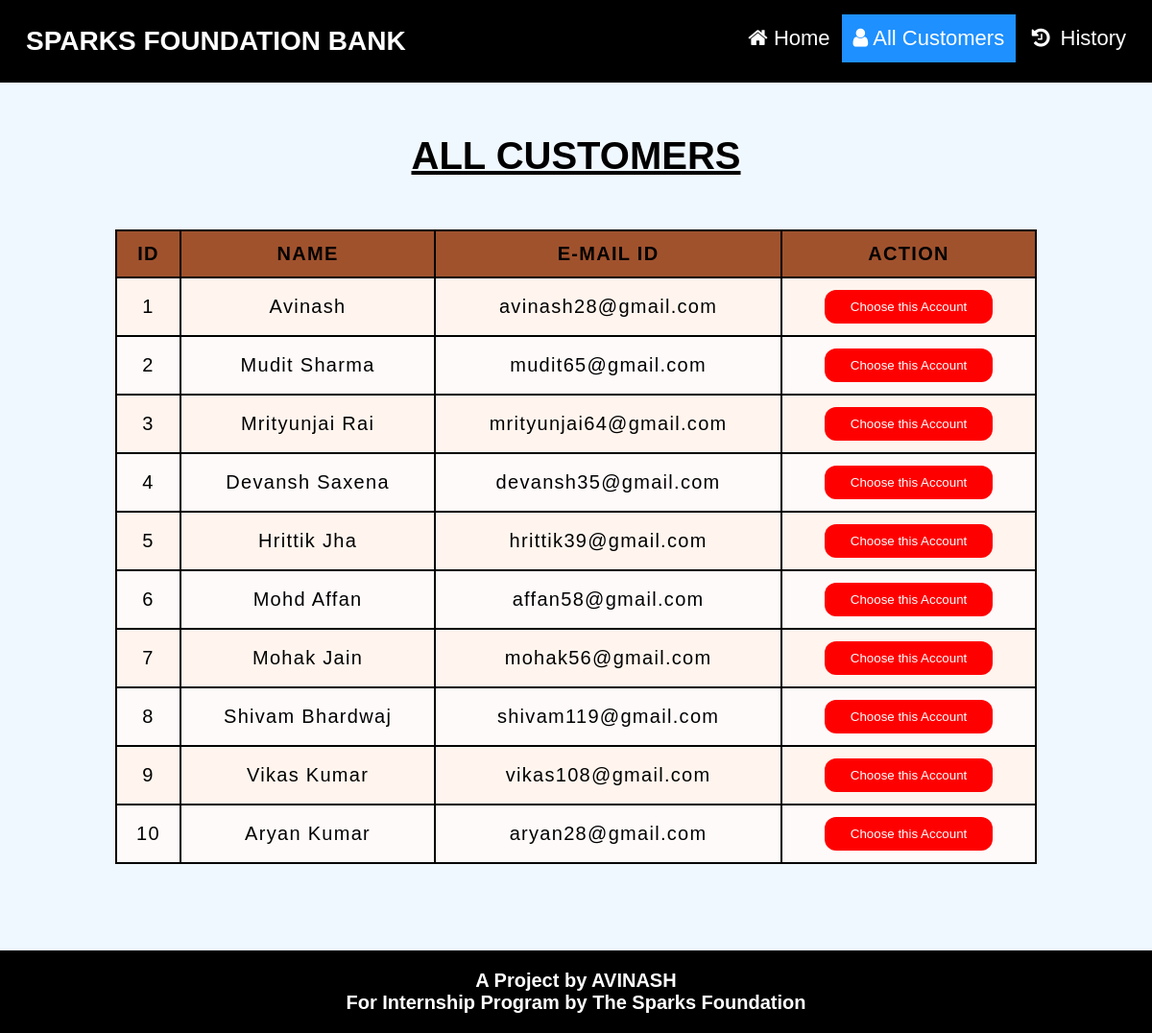
/transfer.php, run on the app's committed database.
### tables this page shows
CREATE TABLE `customers` (
  `id` int(11) NOT NULL,
  `name` varchar(255) NOT NULL,
  `email` varchar(255) NOT NULL,
  `balance` int(11) NOT NULL
);

### transfer.php (the view, shortened to what this page needs)
<!DOCTYPE html>
<html>
	<head>
        <link rel="stylesheet" type="text/css" href="css/headfoot.css">
		<link rel="stylesheet" type="text/css" href="css/table.css">
	    <link rel="stylesheet" href="https://cdnjs.cloudflare.com/ajax/libs/font-awesome/4.7.0/css/font-awesome.min.css">
	</head>
	<body bgcolor = #F0F8FF>
		<?php
			include 'connection.php';
			$sql = "SELECT * FROM customers";
			$res = mysqli_query($con,$sql);
		?>
		<center>
			<div class = "header">
				<a href = "index.php" class = "logo"> SPARKS FOUNDATION BANK</a>
				<div class = "header-right">
					<a href = "index.php"><i class="fa fa-home"></i> Home</a>
					<a class = "active" href = "transfer.php"><i class="fa fa-user"></i> All Customers</a>
					<a href = "history.php"><i class="fa fa-history fa-fw"></i> History</a>
				</div>
			</div>
			<br><br><br>
			<h2>ALL CUSTOMERS</h2>
			<br><br><br>
            <table id = "customers">
				<thead>
                    <tr>
						<th>ID</th>
						<th>NAME</th>
						<th>E-MAIL ID</th>
						<th>ACTION</th>
                    </tr>
                </thead>
                <tbody>
                <?php
                    while($row = mysqli_fetch_assoc($res)){
                ?>
                    <tr>
                        <td><?php echo $row['id'] ?></td>
                        <td><?php echo $row['name']?></td>
                        <td><?php echo $row['email']?></td>
                        <td>
							<a href="customer.php?id= <?php echo $row['id'] ;?>">
								<button type="button"><span>Choose this Account</span></button>
							</a>
						</td>
                    </tr>
                <?php
                    }
                ?>
                </tbody>
            </table>
			<br><br><br><br><br>
		</center>
		<footer class="footer">
			<center>
				<p>A Project by AVINASH</p>
				<p>For Internship Program by The Sparks Foundation</p>
			</center>
		</footer>
	</body>
</html>

### css/headfoot.css (style rules this page uses)
* { padding: 0; margin: 0; font-family: sans-serif; }
.header { overflow: hidden; background-color: black; padding: 15px 15px; }
.header a { float: left; color: white; text-align: center; padding: 12px; text-decoration: none; font-size: 22px; }
.header a.logo { font-size: 28px; font-weight: bold; }
.header a.active { background-color: dodgerblue; color: white; }
.header-right { float: right; }
.footer { background-color: black; color: white; font-size: 20px; font-weight: bold; padding: 20px; bottom: 0; }

### css/table.css (style rules this page uses)
* { padding: 0; margin: 0; font-family: sans-serif; }
h2 { font-size: 40px; text-decoration: underline; }
table { width: 80%; letter-spacing: 1.3px; background-color: ; }
table, th, td { border: 2px solid black; border-collapse: collapse; }
th, td { text-align: center; padding: 12px; font-size: 20px; }
#customers tr:nth-child(even) { background-color: #FFFAFA; }
#customers tr:nth-child(odd) { background-color: #FFF5EE; }
th { background-color: #A0522D; }
button { background-color: red; color: white; padding: 10px; border: none; cursor: pointer; width: 175px; border-radius: 12px; transition: width 0.5s; }
button span { cursor: pointer; display: inline-block; position: relative; transition: 0.5s; }
button span:after { content: '\00bb'; position: absolute; opacity: 0; top: 0; right: -20px; transition: 0.5s; }

### data on the page
customers: id "1", name "Avinash", email "avinash28@gmail.com"
customers: id "2", name "Mudit Sharma", email "mudit65@gmail.com"
customers: id "3", name "Mrityunjai Rai", email "mrityunjai64@gmail.com"
customers: id "4", name "Devansh Saxena", email "devansh35@gmail.com"
customers: id "5", name "Hrittik Jha", email "hrittik39@gmail.com"
customers: id "6", name "Mohd Affan", email "affan58@gmail.com"
customers: id "7", name "Mohak Jain", email "mohak56@gmail.com"
customers: id "8", name "Shivam Bhardwaj", email "shivam119@gmail.com"
customers: id "9", name "Vikas Kumar", email "vikas108@gmail.com"
customers: id "10", name "Aryan Kumar", email "aryan28@gmail.com"
